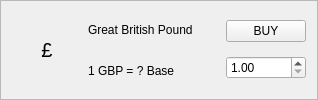
                 <widget class="QFrame" name="card_gbp">
                  <property name="minimumSize">
                   <size>
                    <width>0</width>
                    <height>100</height>
                   </size>
                  </property>
                  <property name="maximumSize">
                   <size>
                    <width>16777215</width>
                    <height>120</height>
                   </size>
                  </property>
                  <property name="frameShape">
                   <enum>QFrame::StyledPanel</enum>
                  </property>
                  <property name="frameShadow">
                   <enum>QFrame::Raised</enum>
                  </property>
                  <layout class="QHBoxLayout" name="horizontalLayout_15">
                   <item>
                    <widget class="QLabel" name="lbl_icon_gbp">
                     <property name="minimumSize">
                      <size>
                       <width>70</width>
                       <height>70</height>
                      </size>
                     </property>
                     <property name="font">
                      <font>
                       <pointsize>15</pointsize>
                      </font>
                     </property>
                     <property name="text">
                      <string>£</string>
                     </property>
                     <property name="alignment">
                      <set>Qt::AlignCenter</set>
                     </property>
                    </widget>
                   </item>
                   <item>
                    <layout class="QVBoxLayout" name="verticalLayout_33">
                     <item>
                      <widget class="QLabel" name="lbl_name_gbp">
                       <property name="minimumSize">
                        <size>
                         <width>0</width>
                         <height>0</height>
                        </size>
                       </property>
                       <property name="text">
                        <string>Great British Pound</string>
                       </property>
                      </widget>
                     </item>
                     <item>
                      <widget class="QLabel" name="lbl_rate_gbp">
                       <property name="minimumSize">
                        <size>
                         <width>0</width>
                         <height>0</height>
                        </size>
                       </property>
                       <property name="text">
                        <string>1 GBP = ? Base</string>
                       </property>
                      </widget>
                     </item>
                    </layout>
                   </item>
                   <item>
                    <spacer name="horizontalSpacer_15">
                     <property name="orientation">
                      <enum>Qt::Horizontal</enum>
                     </property>
                     <property name="sizeType">
                      <enum>QSizePolicy::Expanding</enum>
                     </property>
                     <property name="sizeHint" stdset="0">
                      <size>
                       <width>27</width>
                       <height>20</height>
                      </size>
                     </property>
                    </spacer>
                   </item>
                   <item>
                    <layout class="QVBoxLayout" name="verticalLayout_34">
                     <item>
                      <widget class="QPushButton" name="buy_gbp_button">
                       <property name="text">
                        <string>BUY</string>
                       </property>
                      </widget>
                     </item>
                     <item>
                      <widget class="QDoubleSpinBox" name="dsb_amount_gbp">
                       <property name="minimum">
                        <double>1.000000000000000</double>
                       </property>
                      </widget>
                     </item>
                    </layout>
                   </item>
                  </layout>
                 </widget>
